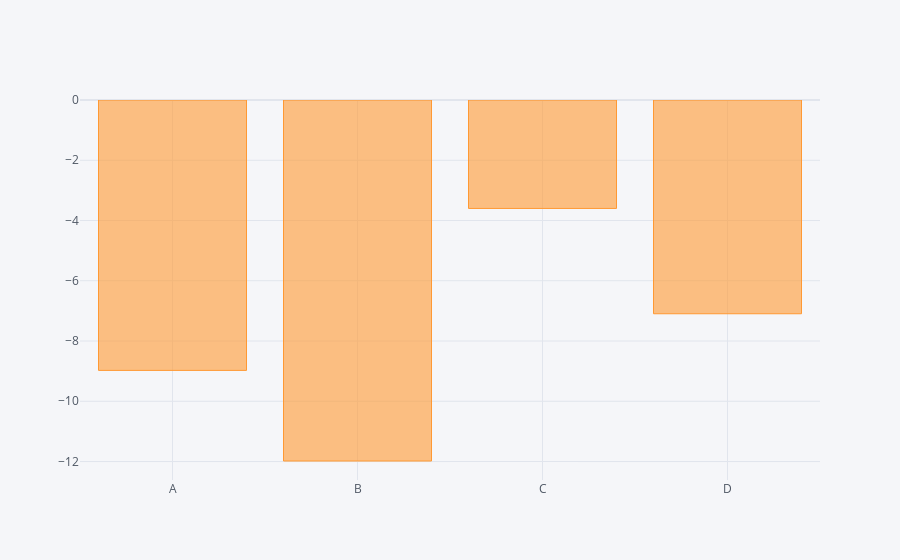

Notebook cell for this chart:
### Code cell
df.sum().iplot(kind='bar')
    #sum of each column which is in negative right now

### Figure 1 — Plotly figure (JSON) as saved in the notebook; plotly's stock layout.template omitted (floating-point values rounded to 4 significant figures)
{"data": [{"marker": {"color": "rgba(255, 153, 51, 0.6)", "line": {"color": "rgba(255, 153, 51, 1.0)", "width": 1}}, "name": "None", "orientation": "v", "text": "", "type": "bar", "x": ["A", "B", "C", "D"], "y": [-8.975, -11.98, -3.599, -7.095]}], "layout": {"legend": {"bgcolor": "#F5F6F9", "font": {"color": "#4D5663"}}, "paper_bgcolor": "#F5F6F9", "plot_bgcolor": "#F5F6F9", "title": {"font": {"color": "#4D5663"}}, "xaxis": {"gridcolor": "#E1E5ED", "showgrid": true, "tickfont": {"color": "#4D5663"}, "title": {"font": {"color": "#4D5663"}, "text": ""}, "zerolinecolor": "#E1E5ED"}, "yaxis": {"gridcolor": "#E1E5ED", "showgrid": true, "tickfont": {"color": "#4D5663"}, "title": {"font": {"color": "#4D5663"}, "text": ""}, "zerolinecolor": "#E1E5ED"}}}
